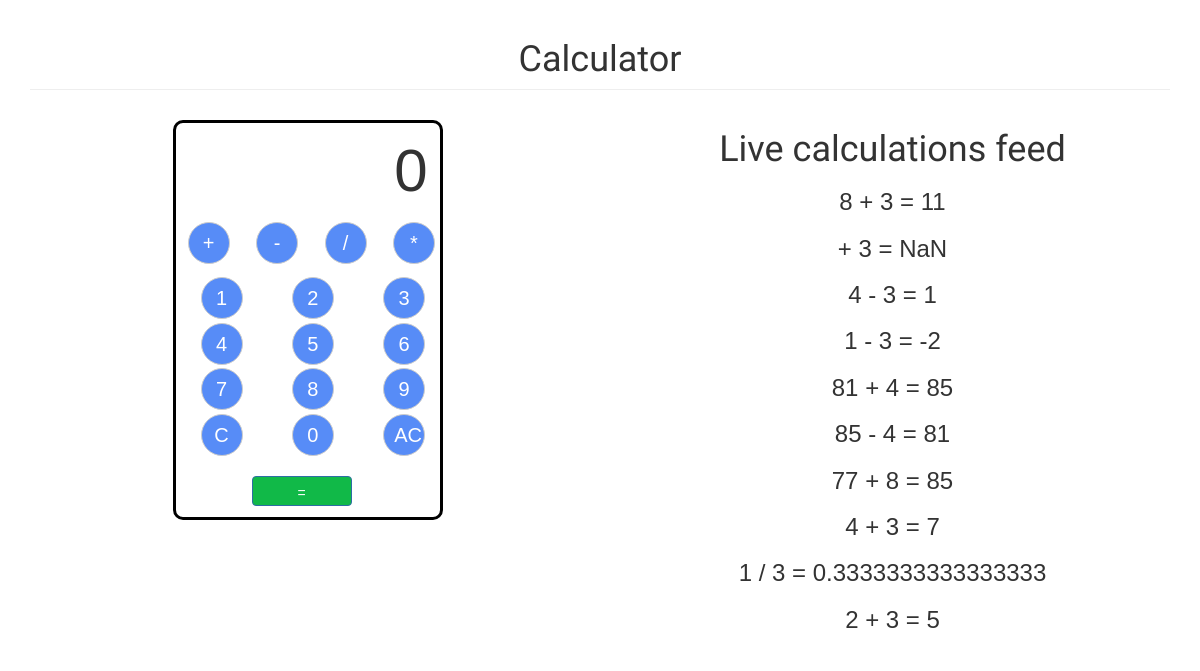
Page / (signed in) on the earlier database version.
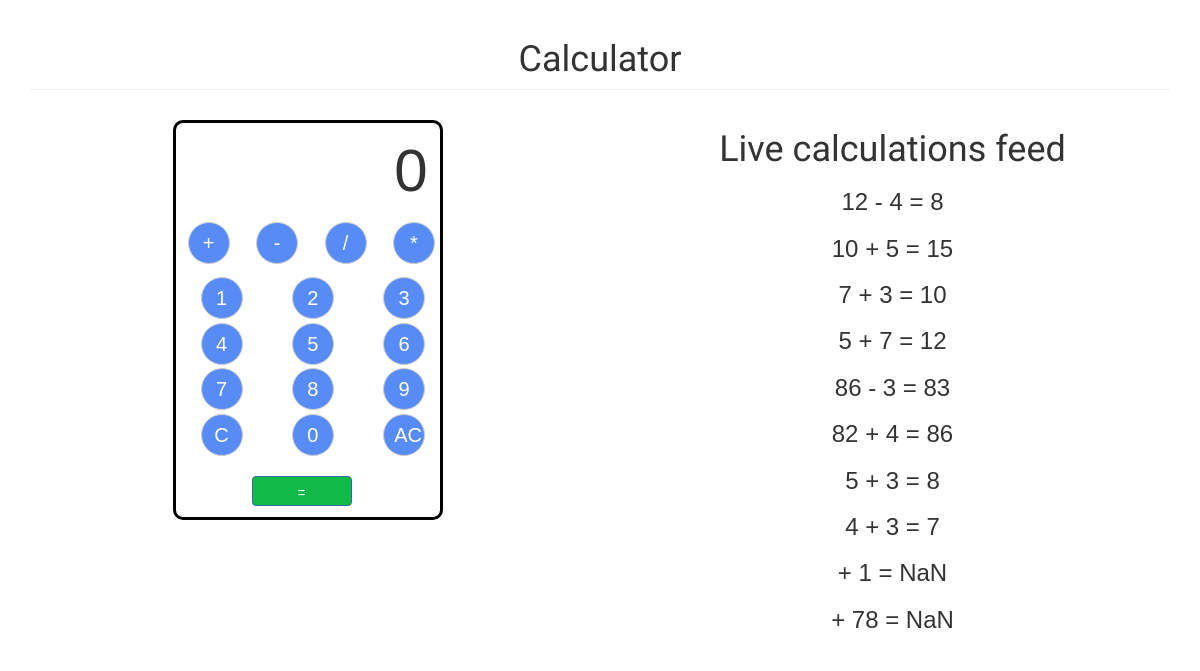
Same page on the later database version.
### calcapp/models.py (models this page shows, shortened)
class Calculations(models.Model):
	calcEntries = models.CharField(max_length=200, blank=False,null=False)
	user = models.ForeignKey(User, blank=True, null=True)
	timestamp = models.DateTimeField(default=timezone.now, db_index=True)

### calcapp/views.py (the view)
# urls.py: url(r'^$', views.querySave, name='querySave'),
@csrf_exempt
def querySave(request):
	context_dict = {}
	if request.method == 'POST':
		queryString = request.POST.get('query_value')
		calcQuery = Calculations.objects.create(calcEntries=queryString)
		return  render(request,'index.html')
	if "no_of_entries" in request.session:
		cal = Calculations.objects.latest('id')
		print cal.id, "dskndfkjnskfnskdfnskndf"
		entries = int(cal.id) - int(request.session['no_of_entries'])
		print entries, "dksdkjsfkns"
		if int(entries) > 10:
			entries = 10
		calcEntries =  Calculations.objects.order_by('-timestamp')[:entries]
		context_dict['queries'] = calcEntries
	else:
		cal = Calculations.objects.latest('id')
		request.session['no_of_entries'] = cal.id
	return  render(request, 'index.html', context_dict)

### calcapp/templates/index.html (shortened to what this page needs)
{% load staticfiles %}
{% load cache %}
<!DOCTYPE html>
<html>
	<head>
		<link rel="stylesheet" href="https://maxcdn.bootstrapcdn.com/bootstrap/3.3.6/css/bootstrap.min.css">
		<link rel="stylesheet" href="{% static "calcapp/css/style.css" %}" />
	</head>
	<body>
		<div class="container">
        <div class="row">
            <div class="col-lg-12">
                <h1 id="headingfont" class="page-header text-center">Calculator
                </h1>
            </div>
        </div>
		<div class="row">
		<div class="col-md-6 portfolio-item">
		<div id="calculator">
			<div id="total">
			</div>
			<div id="operators">
				<div class="row">
				<div class="col-sm-3">
				<a><button type="button" class="btn btn-default btn-sm btn-round">+</button></a></div>
				<div class="col-sm-3"><a><button type="button" class="btn btn-default btn-sm btn-round">-</button></a></div>
				<div class="col-sm-3"><a><button type="button" class="btn btn-default btn-sm btn-round">/</button></a></div>
				<div class="col-sm-3"><a><button type="button" class="btn btn-default btn-sm btn-round">*</button></a></div>
				</div>
			</div>
			<div id="numbers">
			<div class="row">
				<div class="col-sm-4"><a><button type="button" class="btn btn-default btn-sm btn-round">1</button></a></div>
				<div class="col-sm-4"><a><button type="button" class="btn btn-default btn-sm btn-round">2</button></a></div>
				<div class="col-sm-4"><a><button type="button" class="btn btn-default btn-sm btn-round">3</button></a></div>
			</div>
			<div class="row">
				<div class="col-sm-4"><a><button type="button" class="btn btn-default btn-sm btn-round">4</button></a></div>
				<div class="col-sm-4"><a><button type="button" class="btn btn-default btn-sm btn-round">5</button></a></div>
				<div class="col-sm-4"><a><button type="button" class="btn btn-default btn-sm btn-round">6</button></a></div>
			</div>
			<div class="row">
				<div class="col-sm-4"><a><button type="button" class="btn btn-default btn-sm btn-round">7</button></a></div>
				<div class="col-sm-4"><a><button type="button" class="btn btn-default btn-sm btn-round">8</button></a></div>
				<div class="col-sm-4"><a><button type="button" class="btn btn-default btn-sm btn-round">9</button></a></div>
			</div>
			<div class="row">
				<div class="col-sm-4"><a id="clear"><button type="button" class="btn btn-default btn-sm btn-round">C</button></a></div>
				<div class="col-sm-4"><a><button type="button" class="btn btn-default btn-sm btn-round">0</button></a></div>
				<div class="col-sm-3"><a id="clearall"><button type="button" class="btn btn-default btn-sm btn-round">AC</button></a></div>
			</div>
			</div>
			<div class="row">
			<div class="col-sm-12 col-sm-offset-3">
			<a id="equals" class="btn btn-primary equalsign">=</a>
			</div>
			</div>
		</div>
		</div>
		<div class="col-md-6 text-center portfolio-item">
		<div id="livequery">
		<h1 class="text-center">Live calculations feed
                </h1>
		<div id="chatbox" style="font-size: 14pt;">
			{% if queries %}
			{% for query in queries %}
			<p><h3>{{query.calcEntries}}</h3></p>
			{% endfor %}
			{% endif %}
		</div>
		</div>
		</div>
		</div>
		</div>
	</body>
</html>

Differences in the rows shown:
no longer on this page (row unchanged): Calculations: calcEntries "8 + 3 = 11"
no longer on this page (row unchanged): Calculations: calcEntries "+ 3 = NaN"
no longer on this page (row unchanged): Calculations: calcEntries "4 - 3 = 1"
no longer on this page (row unchanged): Calculations: calcEntries "1 - 3 = -2"
no longer on this page (row unchanged): Calculations: calcEntries "81 + 4 = 85"
no longer on this page (row unchanged): Calculations: calcEntries "85 - 4 = 81"
no longer on this page (row unchanged): Calculations: calcEntries "77 + 8 = 85"
no longer on this page (row unchanged): Calculations: calcEntries "1 / 3 = 0.3333333333333333"
no longer on this page (row unchanged): Calculations: calcEntries "2 + 3 = 5"
added Calculations: calcEntries "12 - 4 = 8"
added Calculations: calcEntries "10 + 5 = 15"
added Calculations: calcEntries "7 + 3 = 10"
added Calculations: calcEntries "5 + 7 = 12"
added Calculations: calcEntries "86 - 3 = 83"
added Calculations: calcEntries "82 + 4 = 86"
added Calculations: calcEntries "5 + 3 = 8"
added Calculations: calcEntries "+ 1 = NaN"
added Calculations: calcEntries "+ 78 = NaN"
